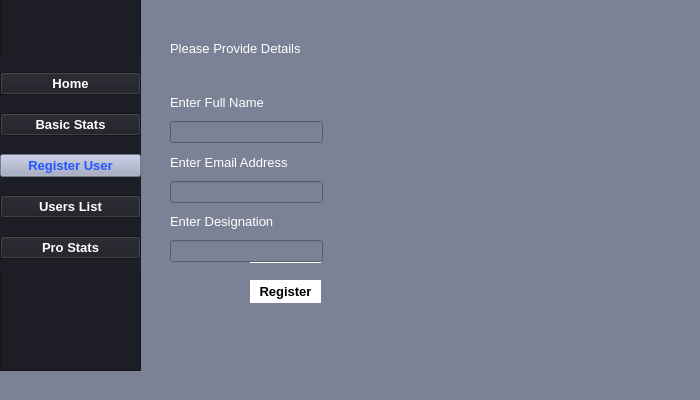
<?xml version="1.0" encoding="UTF-8"?>
<ui version="4.0">
 <class>MainWindow</class>
 <widget class="QMainWindow" name="MainWindow">
  <property name="geometry">
   <rect>
    <x>0</x>
    <y>0</y>
    <width>700</width>
    <height>400</height>
   </rect>
  </property>
  <property name="windowTitle">
   <string>MainWindow</string>
  </property>
  <property name="styleSheet">
   <string notr="true">background-color:#7B8295;</string>
  </property>
  <widget class="QWidget" name="centralwidget">
   <widget class="QFrame" name="frame">
    <property name="geometry">
     <rect>
      <x>0</x>
      <y>-10</y>
      <width>141</width>
      <height>381</height>
     </rect>
    </property>
    <property name="styleSheet">
     <string notr="true">background-color: #1D1D25;</string>
    </property>
    <property name="frameShape">
     <enum>QFrame::StyledPanel</enum>
    </property>
    <property name="frameShadow">
     <enum>QFrame::Raised</enum>
    </property>
    <widget class="QWidget" name="gridLayoutWidget">
     <property name="geometry">
      <rect>
       <x>0</x>
       <y>70</y>
       <width>141</width>
       <height>211</height>
      </rect>
     </property>
     <layout class="QGridLayout" name="gridLayout">
      <item row="0" column="0">
       <widget class="QPushButton" name="home">
        <property name="font">
         <font>
          <pointsize>10</pointsize>
          <weight>75</weight>
          <bold>true</bold>
         </font>
        </property>
        <property name="styleSheet">
         <string notr="true">color:#fff;</string>
        </property>
        <property name="text">
         <string>Home</string>
        </property>
       </widget>
      </item>
      <item row="4" column="0">
       <widget class="QPushButton" name="pro">
        <property name="font">
         <font>
          <pointsize>10</pointsize>
          <weight>75</weight>
          <bold>true</bold>
         </font>
        </property>
        <property name="styleSheet">
         <string notr="true">color: #fff;</string>
        </property>
        <property name="text">
         <string>Pro Stats</string>
        </property>
       </widget>
      </item>
      <item row="3" column="0">
       <widget class="QPushButton" name="users_list">
        <property name="font">
         <font>
          <pointsize>10</pointsize>
          <weight>75</weight>
          <bold>true</bold>
         </font>
        </property>
        <property name="styleSheet">
         <string notr="true">color: #fff;</string>
        </property>
        <property name="text">
         <string>Users List</string>
        </property>
       </widget>
      </item>
      <item row="1" column="0">
       <widget class="QPushButton" name="stats">
        <property name="font">
         <font>
          <pointsize>10</pointsize>
          <weight>75</weight>
          <bold>true</bold>
         </font>
        </property>
        <property name="styleSheet">
         <string notr="true">color: #fff;</string>
        </property>
        <property name="text">
         <string>Basic Stats</string>
        </property>
       </widget>
      </item>
      <item row="2" column="0">
       <widget class="QPushButton" name="register_2">
        <property name="font">
         <font>
          <pointsize>10</pointsize>
          <weight>75</weight>
          <bold>true</bold>
         </font>
        </property>
        <property name="styleSheet">
         <string notr="true">color: rgb(35, 86, 255);
background-color: #A1A8C2;</string>
        </property>
        <property name="text">
         <string>Register User</string>
        </property>
       </widget>
      </item>
     </layout>
    </widget>
   </widget>
   <widget class="QLabel" name="label">
    <property name="geometry">
     <rect>
      <x>170</x>
      <y>40</y>
      <width>131</width>
      <height>16</height>
     </rect>
    </property>
    <property name="font">
     <font>
      <pointsize>10</pointsize>
     </font>
    </property>
    <property name="styleSheet">
     <string notr="true">color:#fff;</string>
    </property>
    <property name="text">
     <string>Please Provide Details</string>
    </property>
   </widget>
   <widget class="QLabel" name="photo">
    <property name="geometry">
     <rect>
      <x>170</x>
      <y>240</y>
      <width>41</width>
      <height>21</height>
     </rect>
    </property>
    <property name="font">
     <font>
      <pointsize>10</pointsize>
     </font>
    </property>
    <property name="styleSheet">
     <string notr="true">color: #fff;</string>
    </property>
    <property name="text">
     <string>Photo</string>
    </property>
   </widget>
   <widget class="QPushButton" name="browse">
    <property name="geometry">
     <rect>
      <x>250</x>
      <y>240</y>
      <width>71</width>
      <height>23</height>
     </rect>
    </property>
    <property name="font">
     <font>
      <pointsize>10</pointsize>
     </font>
    </property>
    <property name="styleSheet">
     <string notr="true">background-color: white;
color: black;
border-radius: 50px;</string>
    </property>
    <property name="text">
     <string>Browse</string>
    </property>
   </widget>
   <widget class="QPushButton" name="register_user">
    <property name="geometry">
     <rect>
      <x>250</x>
      <y>280</y>
      <width>71</width>
      <height>23</height>
     </rect>
    </property>
    <property name="font">
     <font>
      <pointsize>10</pointsize>
      <weight>75</weight>
      <bold>true</bold>
     </font>
    </property>
    <property name="styleSheet">
     <string notr="true">background-color: white;
color: black;
border-radius: 50px;</string>
    </property>
    <property name="text">
     <string>Register</string>
    </property>
   </widget>
   <widget class="QWidget" name="layoutWidget">
    <property name="geometry">
     <rect>
      <x>170</x>
      <y>90</y>
      <width>153</width>
      <height>172</height>
     </rect>
    </property>
    <layout class="QVBoxLayout" name="verticalLayout">
     <item>
      <widget class="QLabel" name="label_2">
       <property name="font">
        <font>
         <pointsize>10</pointsize>
        </font>
       </property>
       <property name="styleSheet">
        <string notr="true">color:#fff;</string>
       </property>
       <property name="text">
        <string>Enter Full Name</string>
       </property>
      </widget>
     </item>
     <item>
      <widget class="QLineEdit" name="name">
       <property name="styleSheet">
        <string notr="true">color: #fff;</string>
       </property>
       <property name="text">
        <string/>
       </property>
      </widget>
     </item>
     <item>
      <widget class="QLabel" name="label_3">
       <property name="font">
        <font>
         <pointsize>10</pointsize>
        </font>
       </property>
       <property name="styleSheet">
        <string notr="true">color:#fff;</string>
       </property>
       <property name="text">
        <string>Enter Email Address</string>
       </property>
      </widget>
     </item>
     <item>
      <widget class="QLineEdit" name="email">
       <property name="styleSheet">
        <string notr="true">color: #fff;</string>
       </property>
       <property name="text">
        <string/>
       </property>
      </widget>
     </item>
     <item>
      <widget class="QLabel" name="label_4">
       <property name="font">
        <font>
         <pointsize>10</pointsize>
        </font>
       </property>
       <property name="styleSheet">
        <string notr="true">color:#fff;</string>
       </property>
       <property name="text">
        <string>Enter Designation</string>
       </property>
      </widget>
     </item>
     <item>
      <widget class="QLineEdit" name="post">
       <property name="styleSheet">
        <string notr="true">color: #fff;</string>
       </property>
       <property name="text">
        <string/>
       </property>
      </widget>
     </item>
    </layout>
   </widget>
  </widget>
  <widget class="QMenuBar" name="menubar">
   <property name="geometry">
    <rect>
     <x>0</x>
     <y>0</y>
     <width>700</width>
     <height>26</height>
    </rect>
   </property>
  </widget>
  <widget class="QStatusBar" name="statusbar"/>
 </widget>
 <resources/>
 <connections/>
</ui>
